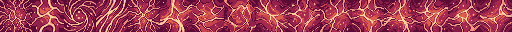
#> input picture assets/back_core.png, 512 x 32 px; its folder holds only this picture in this run
$ python import_logo.py ../assets/back_core.png
#> lines starting #> are read from the running program, lines starting #| are printed output that depends on the picture
### tools/import_anim.py
#!/usr/bin/env python3
"""Turn an animation sheet (a grid of same-size frames, any resolution) into a
sprite strip the ROM can play.

usage: import_anim.py sheet.png [more.png:COLSxROWS ...] --grid COLSxROWS --size 64 --out assets/merchant.png

Frames are read left to right, top to bottom, scaled to `size` (or centred in
it when smaller, keeping their transparency), quantised together to 15 colours
+ transparent and written as one horizontal strip with the matching .opts
(--meta size/8 size/8). --order 4,3,1,0,2 keeps and reorders frames. Several
sheets (each with its own grid after a colon, --grid otherwise) are chained
into one strip sharing one palette: the dwarf's idle, walk and stills.

    python tools/import_anim.py assets/high-res/merchant-animated.png --grid 3x3 --size 64 --out assets/merchant.png
    python tools/import_anim.py assets/dwarf/dwarf-idle.png assets/dwarf/dwarf-walking.png assets/dwarf/dwarf-48.png:1x1 assets/dwarf/dwarf-back.png:1x1 --grid 3x3 --size 64 --out assets/dwarf.png
"""
import argparse
import os
import sys
from PIL import Image

HERE = os.path.dirname(os.path.abspath(__file__))
sys.path.insert(0, HERE)
from import_concept import MAGENTA  # noqa: E402
import make_assets as ma  # noqa: E402


def color_dist(a, b):
    return (a[0] - b[0]) ** 2 * 2 + (a[1] - b[1]) ** 2 * 3 + (a[2] - b[2]) ** 2


def farthest_palette(counts, colors):
    """Pick `colors` colours out of {colour: pixel count}: the most used first,
    then repeatedly the one farthest from every pick (weighted by use)."""
    src = sorted(counts, key=lambda c: -counts[c])
    chosen = [src[0]]
    while len(chosen) < min(colors, len(src)):
        best, best_score = None, -1
        for c in src:
            if c in chosen:
                continue
            score = min(color_dist(c, k) for k in chosen) * (counts[c] ** 0.25)
            if score > best_score:
                best, best_score = c, score
        chosen.append(best)
    return chosen


def frames_of(sheet, cols, rows):
    fw, fh = sheet.width // cols, sheet.height // rows
    return [sheet.crop((c * fw, r * fh, (c + 1) * fw, (r + 1) * fh)) for r in range(rows) for c in range(cols)]


# [62 lines left out: function main, not called in this run]


# [2 lines that do not run on import are left out]

### tools/import_logo.py
#!/usr/bin/env python3
"""Make the menu logo (assets/logo.png, a tiled picture) from a drawing.

usage: import_logo.py assets/high-res/title-text.png

The drawing is cropped to its opaque bounds (rounded out to whole 8 px tiles,
at most 240 x 96), quantised to 15 colours picked from its own colours and
centred in a 256 x 128 sheet: eight 64 x 64 sprite pieces (--meta 8 8) the
menu scales together with one affine matrix.
"""
import argparse
import os
import sys
from PIL import Image

HERE = os.path.dirname(os.path.abspath(__file__))
sys.path.insert(0, HERE)
from import_anim import farthest_palette, color_dist  # noqa: E402
from import_concept import MAGENTA  # noqa: E402

ASSETS = os.path.join(HERE, "..", "assets")


def main():
    ap = argparse.ArgumentParser(description=__doc__.split("\n")[0])
    ap.add_argument("source")
    a = ap.parse_args()
    img = Image.open(a.source).convert("RGBA")
    x0, y0, x1, y1 = img.getbbox()
#> x0 = 0; y0 = 0; x1 = 512; y1 = 32
    x0, y0 = x0 - x0 % 8, y0 - y0 % 8
    x1, y1 = min(x0 + 240, (x1 + 7) // 8 * 8), min(y0 + 96, (y1 + 7) // 8 * 8)
#> x1 = 240
    img = img.crop((x0, y0, x1, y1))
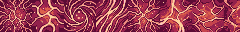
#> img: PIL image 240x32 RGBA; mean R, G, B, A 158.5, 60.8, 82.2, 255
    counts = {}
    px = img.load()
    for y in range(img.height):
        for x in range(img.width):
            r, g, b, al = px[x, y]
            if al >= 128:
                counts[(r, g, b)] = counts.get((r, g, b), 0) + 1
#> after the loop, counts = 15 items
    palette = farthest_palette(counts, 15)
#> in farthest_palette, `src = sorted(counts, key=lambda c: -counts[c])`: src = [(92, 11, 52), (147, 33, 76), (168, 41, 79), (245, 148, 133), (197, 68, 77), (130, 28, 70), (248, 178, 149), (254, 210, 157), (219, 95, 75), (232, 127, 117), (181, 105, 103), (164, 78, 87), (204, 125, 115), (218, 150, 105), (249, 197, 199)]
#> in farthest_palette, `chosen = [src[0]]`: chosen = [(92, 11, 52)]
#> the loop in farthest_palette, `while len(chosen) < min(colors, len(src)):` made 14 passes
#> after the loop in farthest_palette, `while len(chosen) < min(colors, len(src)):`: chosen = [(92, 11, 52), (254, 210, 157), (219, 95, 75), (168, 41, 79), (245, 148, 133), (181, 105, 103), (130, 28, 70), (197, 68, 77), (248, 178, 149), (164, 78, 87), (232, 127, 117), (218, 150, 105), (249, 197, 199), (204, 125, 115), (147, 33, 76)]
#> palette has the same summary as chosen in farthest_palette
    box = (256, 128)                                  # 4 x 2 sprite pieces of 64 px
    off = ((box[0] - img.width) // 2, (box[1] - img.height) // 2)
#> off = (8, 48)
    out = Image.new("P", box, 0)
#> out: PIL image 256x128 P; every value is 0
    op = out.load()
    cache = {}
    for y in range(img.height):
        for x in range(img.width):
            r, g, b, al = px[x, y]
            if al < 128:
                continue
            key = (r, g, b)
            if key not in cache:
                cache[key] = 1 + min(range(len(palette)), key=lambda i: color_dist(key, palette[i]))
            op[off[0] + x, off[1] + y] = cache[key]
#> after the loop, cache = 15 items
    flat = list(MAGENTA)
    for c in palette:
        flat += list(c)
#> this loop made 15 passes
#> flat on passes 1 to 3: [255, 0, 255, 92, 11, 52], [255, 0, 255, 92, 11, 52, 254, 210, 157], [255, 0, 255, 92, 11, 52, 254, 210, 157, 219, 95, 75]
#> after the loop, flat = 48 values, max 255 at index 0, min 0 at index 1, mean 138.5
    flat += [0, 0, 0] * (256 - 1 - len(palette))
#> flat = 768 values, max 255 at index 0, min 0 at index 1, mean 8.65
    out.putpalette(flat)
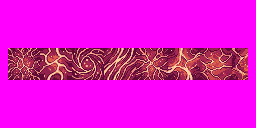
#> out: PIL image 256x128 P; mean R, G, B 232.4, 14.2, 214.5
    out.save(os.path.join(ASSETS, "logo.png"))
    with open(os.path.join(ASSETS, "logo.opts"), "w", newline="\n") as f:
        f.write("--meta 8 8\n")
    print(f"logo.png {img.width}x{img.height} from {os.path.basename(a.source)}")
#| logo.png 240x32 from back_core.png
    return 0


if __name__ == "__main__":
    sys.exit(main())
#> (the program exits here)
